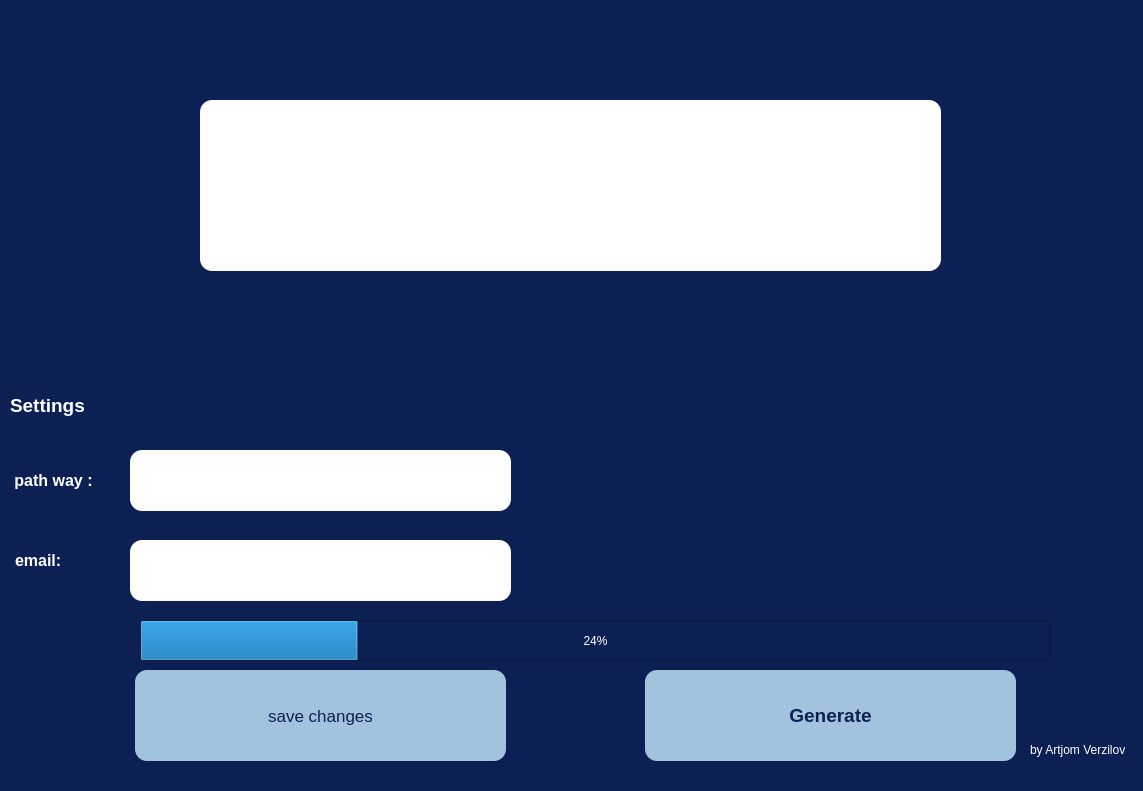
<?xml version="1.0" encoding="UTF-8"?>
<ui version="4.0">
 <class>MainWindow</class>
 <widget class="QMainWindow" name="MainWindow">
  <property name="geometry">
   <rect>
    <x>0</x>
    <y>0</y>
    <width>1143</width>
    <height>791</height>
   </rect>
  </property>
  <property name="sizePolicy">
   <sizepolicy hsizetype="Preferred" vsizetype="Maximum">
    <horstretch>0</horstretch>
    <verstretch>0</verstretch>
   </sizepolicy>
  </property>
  <property name="minimumSize">
   <size>
    <width>900</width>
    <height>600</height>
   </size>
  </property>
  <property name="maximumSize">
   <size>
    <width>1000000</width>
    <height>1000000</height>
   </size>
  </property>
  <property name="font">
   <font>
    <family>Microsoft JhengHei UI</family>
    <pointsize>12</pointsize>
    <weight>75</weight>
    <bold>true</bold>
   </font>
  </property>
  <property name="windowTitle">
   <string>MainWindow</string>
  </property>
  <property name="styleSheet">
   <string notr="true">background-color: rgb(13, 32, 84);</string>
  </property>
  <widget class="QWidget" name="centralwidget">
   <widget class="QPushButton" name="saveChangesButton">
    <property name="geometry">
     <rect>
      <x>135</x>
      <y>670</y>
      <width>371</width>
      <height>91</height>
     </rect>
    </property>
    <property name="font">
     <font>
      <family>Microsoft JhengHei UI</family>
      <pointsize>13</pointsize>
      <weight>50</weight>
      <bold>false</bold>
     </font>
    </property>
    <property name="cursor">
     <cursorShape>PointingHandCursor</cursorShape>
    </property>
    <property name="styleSheet">
     <string notr="true">QPushButton {
	border 2px;
	border-radius: 12;
	color: rgb(13, 32, 84);
	background-color:rgb(162, 195, 222);
}
QPushButton:hover{
	background-color: rgb(162, 195, 222);
}
QPushButton:pressed{
	background-color: rgb(142, 170, 202);
	border: 2px solid  rgb(142, 170, 202);
}</string>
    </property>
    <property name="text">
     <string>save changes</string>
    </property>
   </widget>
   <widget class="QPushButton" name="generateReportButton">
    <property name="geometry">
     <rect>
      <x>645</x>
      <y>670</y>
      <width>371</width>
      <height>91</height>
     </rect>
    </property>
    <property name="font">
     <font>
      <family>Microsoft JhengHei UI</family>
      <pointsize>14</pointsize>
      <weight>75</weight>
      <bold>true</bold>
     </font>
    </property>
    <property name="styleSheet">
     <string notr="true">QPushButton {
	border 2px;
	border-radius: 12;
	color: rgb(13, 32, 84);
	background-color:rgb(162, 195, 222);
}
QPushButton:hover{
	background-color: rgb(162, 195, 222);
}
QPushButton:pressed{
	background-color: rgb(142, 170, 202);
	border: 2px solid  rgb(142, 170, 202);
}</string>
    </property>
    <property name="text">
     <string>Generate</string>
    </property>
   </widget>
   <widget class="QLabel" name="label_4">
    <property name="geometry">
     <rect>
      <x>15</x>
      <y>540</y>
      <width>111</width>
      <height>41</height>
     </rect>
    </property>
    <property name="font">
     <font>
      <family>Microsoft JhengHei UI</family>
      <pointsize>12</pointsize>
      <weight>75</weight>
      <bold>true</bold>
     </font>
    </property>
    <property name="styleSheet">
     <string notr="true">color: white;</string>
    </property>
    <property name="text">
     <string>email:</string>
    </property>
   </widget>
   <widget class="QLabel" name="label_5">
    <property name="geometry">
     <rect>
      <x>10</x>
      <y>380</y>
      <width>331</width>
      <height>51</height>
     </rect>
    </property>
    <property name="font">
     <font>
      <family>Microsoft JhengHei UI</family>
      <pointsize>14</pointsize>
      <weight>75</weight>
      <bold>true</bold>
     </font>
    </property>
    <property name="styleSheet">
     <string notr="true">color: white;</string>
    </property>
    <property name="text">
     <string>Settings</string>
    </property>
   </widget>
   <widget class="QTextEdit" name="emailSetForm">
    <property name="geometry">
     <rect>
      <x>130</x>
      <y>540</y>
      <width>381</width>
      <height>61</height>
     </rect>
    </property>
    <property name="font">
     <font>
      <family>Microsoft JhengHei UI</family>
      <pointsize>12</pointsize>
      <weight>75</weight>
      <bold>true</bold>
     </font>
    </property>
    <property name="cursor" stdset="0">
     <cursorShape>IBeamCursor</cursorShape>
    </property>
    <property name="styleSheet">
     <string notr="true">color: black;
background-color: rgb(255, 255, 255);
border: 2px;
border-radius: 12;</string>
    </property>
   </widget>
   <widget class="QLabel" name="label_7">
    <property name="geometry">
     <rect>
      <x>10</x>
      <y>460</y>
      <width>111</width>
      <height>41</height>
     </rect>
    </property>
    <property name="font">
     <font>
      <family>Microsoft JhengHei UI</family>
      <pointsize>12</pointsize>
      <weight>75</weight>
      <bold>true</bold>
     </font>
    </property>
    <property name="styleSheet">
     <string notr="true">color: white;</string>
    </property>
    <property name="text">
     <string> path way :</string>
    </property>
   </widget>
   <widget class="QTextEdit" name="pathwaySetForm">
    <property name="geometry">
     <rect>
      <x>130</x>
      <y>450</y>
      <width>381</width>
      <height>61</height>
     </rect>
    </property>
    <property name="sizePolicy">
     <sizepolicy hsizetype="Expanding" vsizetype="Preferred">
      <horstretch>0</horstretch>
      <verstretch>0</verstretch>
     </sizepolicy>
    </property>
    <property name="font">
     <font>
      <family>Microsoft JhengHei UI</family>
      <pointsize>12</pointsize>
      <weight>75</weight>
      <bold>true</bold>
     </font>
    </property>
    <property name="cursor" stdset="0">
     <cursorShape>IBeamCursor</cursorShape>
    </property>
    <property name="styleSheet">
     <string notr="true">color: black;
background-color: rgb(255, 255, 255);
border: 2px;
border-radius: 12;
</string>
    </property>
   </widget>
   <widget class="QLabel" name="emailStatusBar">
    <property name="geometry">
     <rect>
      <x>530</x>
      <y>550</y>
      <width>331</width>
      <height>41</height>
     </rect>
    </property>
    <property name="font">
     <font>
      <family>Microsoft JhengHei UI</family>
      <pointsize>12</pointsize>
      <weight>75</weight>
      <bold>true</bold>
     </font>
    </property>
    <property name="styleSheet">
     <string notr="true">color: white;</string>
    </property>
    <property name="text">
     <string/>
    </property>
    <property name="alignment">
     <set>Qt::AlignCenter</set>
    </property>
   </widget>
   <widget class="QLabel" name="pathwayStatusBar">
    <property name="geometry">
     <rect>
      <x>530</x>
      <y>460</y>
      <width>331</width>
      <height>41</height>
     </rect>
    </property>
    <property name="font">
     <font>
      <family>Microsoft JhengHei UI</family>
      <pointsize>12</pointsize>
      <weight>75</weight>
      <bold>true</bold>
     </font>
    </property>
    <property name="styleSheet">
     <string notr="true">color: white;</string>
    </property>
    <property name="text">
     <string/>
    </property>
    <property name="alignment">
     <set>Qt::AlignCenter</set>
    </property>
   </widget>
   <widget class="QProgressBar" name="progressBar">
    <property name="geometry">
     <rect>
      <x>140</x>
      <y>620</y>
      <width>911</width>
      <height>41</height>
     </rect>
    </property>
    <property name="styleSheet">
     <string notr="true">color: white;
</string>
    </property>
    <property name="value">
     <number>24</number>
    </property>
   </widget>
   <widget class="QLabel" name="label_2">
    <property name="geometry">
     <rect>
      <x>1030</x>
      <y>740</y>
      <width>121</width>
      <height>20</height>
     </rect>
    </property>
    <property name="styleSheet">
     <string notr="true">color: white;
</string>
    </property>
    <property name="text">
     <string>by Artjom Verzilov</string>
    </property>
   </widget>
   <widget class="QLabel" name="label_3">
    <property name="geometry">
     <rect>
      <x>200</x>
      <y>100</y>
      <width>741</width>
      <height>171</height>
     </rect>
    </property>
    <property name="font">
     <font>
      <family>Mongolian Baiti</family>
      <pointsize>75</pointsize>
     </font>
    </property>
    <property name="styleSheet">
     <string notr="true">color:  rgb(13, 32, 84);
background-color: rgb(255, 255, 255);
border: 2px;
border-radius: 12;
</string>
    </property>
    <property name="text">
     <string/>
    </property>
    <property name="pixmap">
     <pixmap>logo.jpg</pixmap>
    </property>
    <property name="scaledContents">
     <bool>false</bool>
    </property>
    <property name="alignment">
     <set>Qt::AlignCenter</set>
    </property>
   </widget>
   <zorder>label_3</zorder>
   <zorder>saveChangesButton</zorder>
   <zorder>generateReportButton</zorder>
   <zorder>label_4</zorder>
   <zorder>label_5</zorder>
   <zorder>emailSetForm</zorder>
   <zorder>label_7</zorder>
   <zorder>pathwaySetForm</zorder>
   <zorder>emailStatusBar</zorder>
   <zorder>pathwayStatusBar</zorder>
   <zorder>progressBar</zorder>
   <zorder>label_2</zorder>
  </widget>
  <widget class="QStatusBar" name="statusbar"/>
 </widget>
 <resources>
  <include location="resources.qrc"/>
 </resources>
 <connections/>
</ui>
